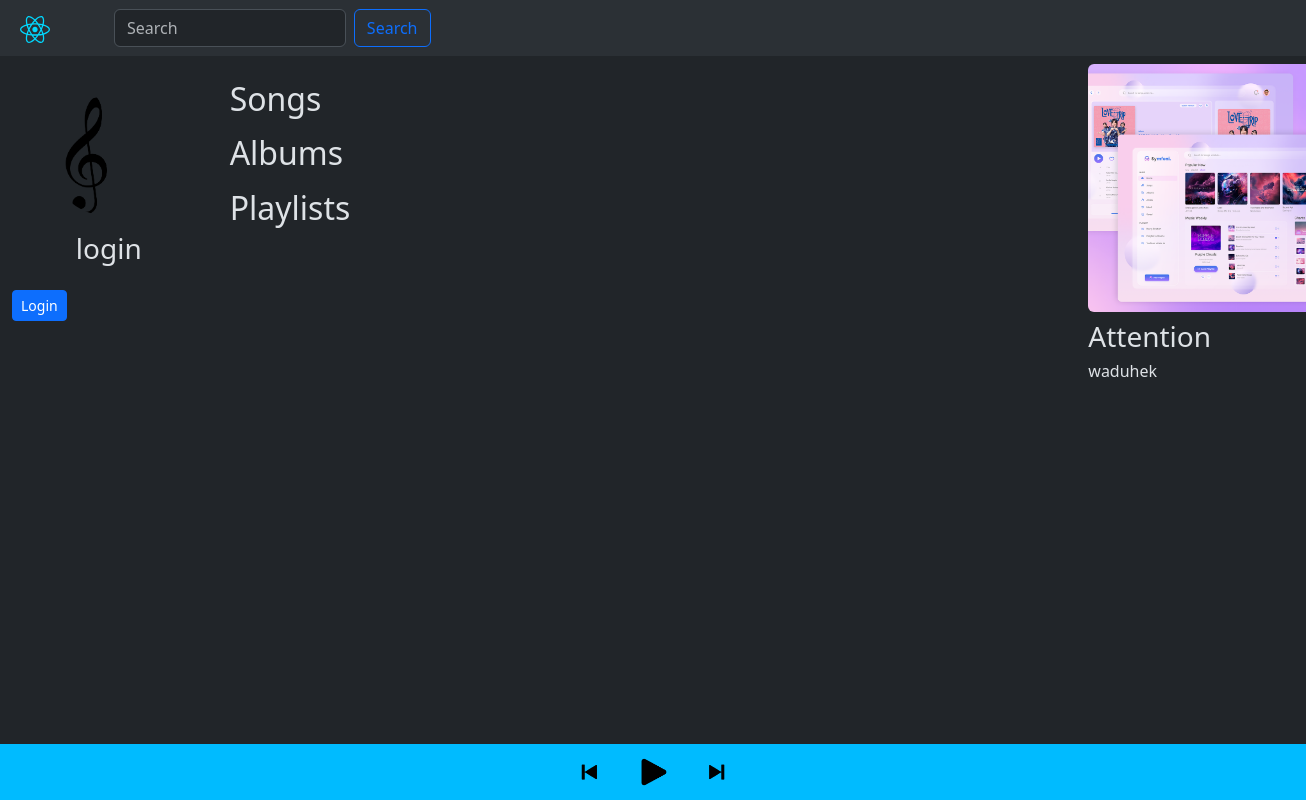
Screenshot of /search/results/ with the database file from the repository.
### app.py (models this page shows)
class Songs(db.Model):
    id = db.Column(db.Integer, primary_key=True)
    name = db.Column(db.String(200), nullable=False)
    song = db.Column(db.String(300))
    img = db.Column(db.String(300))
    duration = db.Column(db.String(10))
    genre = db.Column(db.String(50))
    rating = db.Column(db.Float, default=0.0)
    num_ratings = db.Column(db.Integer, default=0)
    date_added = db.Column(db.DateTime, default=datetime.utcnow)
    popularity = db.Column(db.Integer, default=0)
    lyrics = db.Column(db.String(3000))
    artist_id = db.Column(db.Integer, db.ForeignKey(
        'user.id'), nullable=False)
    album_id = db.Column(db.Integer, db.ForeignKey(
        'albums.id'))

class User(db.Model, UserMixin):
    __tablename__ = "user"
    id = db.Column(db.Integer(), primary_key=True)
    email = db.Column(db.String(255), unique=True)
    username = db.Column(db.String(255), unique=True, nullable=False)
    password = db.Column(db.String(255), nullable=False)
    img = db.Column(db.String(300), default='user.png')
    phone = db.Column(db.Integer())
    gender = db.Column(db.String(10))
    address = db.Column(db.String(300))
    active = db.Column(db.Boolean())
    fs_uniquifier = db.Column(db.String(255), unique=True, nullable=False)
    confirmed_at = db.Column(db.DateTime())
    songs = db.relationship('Songs', backref='user',
                            cascade="all, delete-orphan")
    albums = db.relationship('Albums', backref='user',
                             cascade="all, delete-orphan")
    playlist = db.relationship('Playlist', backref='user',
                               cascade="all, delete-orphan")
    roles = db.relationship(
        "Role", secondary="roles_users", backref=db.backref("users", lazy="dynamic")
    )

### app.py (the view)
@app.route('/search/results/', methods=['GET', 'POST'])
def search_results():
    status = session.get('playpause', 'play')
    user, log, hide = show()
    a = session.get('current_song_id', 1)
    curr_song = Songs.query.filter_by(id=a).first()
    if not curr_song:
        curr_song = Songs(name='', img='default.png')
    query_string = request.form.get('queryString')
    songs = Songs.query.filter(
        db.or_(
            Songs.name.ilike(f"%{query_string}%"),
            Songs.genre.ilike(f"%{query_string}%")
        )
    ).all()
    playlists = Playlist.query.filter(
        Playlist.name.ilike(f"%{query_string}%")).all()
    albums = Albums.query.filter(
        Albums.name.ilike(f"%{query_string}%")).all()
    return render_template('results.html', songs=songs, playlists=playlists, albums=albums, status=status, user=user, log=log, hide=hide, curr_song=curr_song)

### app.py (called while the page is built)
def show():
    auth = current_user.is_authenticated
    if not auth:
        user = User(username='login', email=' ', img='default.png')
        log, hide = "hidden", ""
    else:
        user = User.query.get(current_user.id)
        log, hide = "", "hidden"
    return user, log, hide

### templates/results.html (shortened to what this page needs)
{% extends "base.html" %}
{% block content %}
        <div class="col-md-8" id="col2">
            <div class="container-fluid">
                <h2 class = "mt-3 mb-2">Songs</h2>
            </div>
            <div class="container-fluid">
                <h2 class = "mt-2 mb-2">Albums</h2>
            </div>
            <div class="container-fluid">
                <h2 class = "mt-2 mb-2">Playlists</h2>
            </div>
        </div>
{% endblock %}

### templates/base.html (shortened to what this page needs)
<!DOCTYPE html>
<html lang="en" data-bs-theme="dark">
<head>
    <link href="https://cdn.jsdelivr.net/npm/bootstrap@5.3.2/dist/css/bootstrap.min.css" rel="stylesheet">
    <link rel="stylesheet" href="{{ url_for('static', filename='app.css') }}" />
</head>
<body>
    <nav class="navbar navbar-expand-lg bg-body-tertiary p-2">
        <div class="container-fluid">
          <a class="navbar-brand" href="{{ url_for('index') }}"><img src = "{{ url_for('static', filename='react.svg') }}" width="30px" /></a>
            <form class="d-flex justify-content-start w-25 me-auto" role="search" method="post" action="{{ url_for('search_results')}}">
                <input class="form-control me-2" type="search" placeholder="Search" aria-label="Search" name="queryString">
                <button class="btn btn-outline-primary" type="submit">Search</button>
            </form>
          </div>
      </nav>
      <div class = "container-fluid mt-2">
        <div class="row row-cols-3">
            <div class="col-md-2 mt-2" id="col1">
                <div class="row mt-3">
                    <a href="{{url_for('account')}}" class="d-flex justify-content-center" >
                        <img src = "{{ url_for('static', filename='uploads/' + user.img) }}" class="mt-2 rounded-circle" width="120px" height="120px" class = "mt-2" style="object-fit: cover;"/>
                    </a>
                    <div class="col mb-3">
                        <h3 class="mt-3 d-flex justify-content-center">{{user.username}}</h3>
                        <a href="{{ url_for('login') }}" class = "btn btn-primary btn-sm mb-2" {{hide}}>Login</a>
                </div>
            </div>
        </div>
{% block content %}{% endblock %}
<div class="col-md-2" id="col3">
        <img src="{{ url_for('static', filename='uploads/' + curr_song.img) }}" class="me-5 rounded" alt="cover" style="width: 15.5rem; height: 15.5rem; object-fit: cover;">
        <h3 class="mt-2">{{curr_song.name}}</h3>
        <h6 class="fw-light">{{curr_song.user.username}}</h6>
</div>
</div>
</div>
<div class="fixed-bottom" id="player">
    <div class="container-fluid d-flex justify-content-center">
        <div class="row">
            <div class="col mt-2 mb-2 ">
                <img id="prevBtn" src="{{ url_for('static', filename='prev.png') }}" width="40px" onclick="togglePrev({{curr_song.id}})">
            </div>
            <div class="col mt-2 mb-2 ">
                <img id="playPauseBtn" src="{{ url_for('static', filename='play.png') }}" width="40px" onclick="togglePlayPause()">
            </div>
            <div class="col mt-2 mb-2 ">
                <img id="nextBtn" src="{{ url_for('static', filename='next.png') }}" width="40px" onclick="toggleNext({{curr_song.id}})">
            </div>
        </div>
    </div>
</div>
</body>
</html>

### static/app.css (style rules this page uses)
body { overflow-x: hidden; }
#player { background-color: rgb(0, 187, 255); padding: 0; margin: 0; }
#col3 { padding-left: 0; padding-right: 0; }
#col2 { padding-left: 0; padding-right: 0; }

### rows the page displays
Songs: img (picture), name "Attention"
User: user.username "waduhek"

### other values shown
{{ user.username }} "login"
